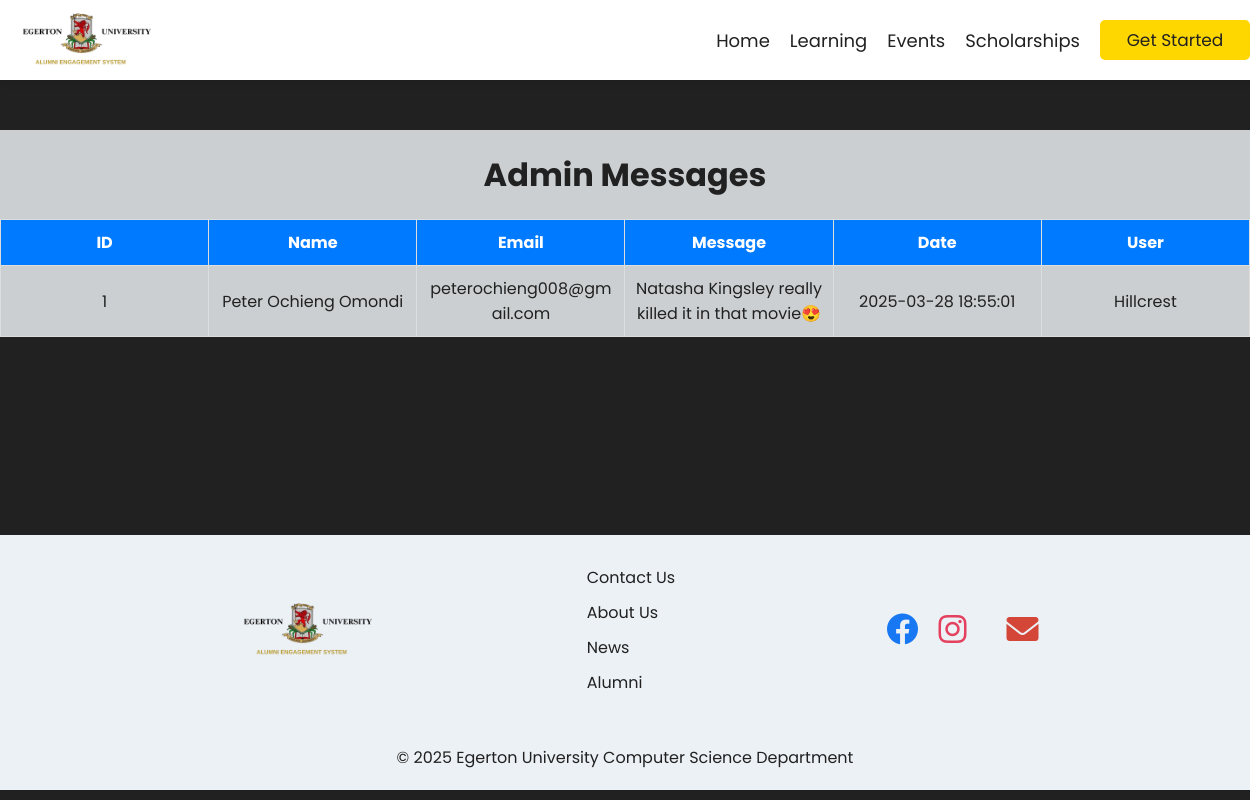
Page /view_messages on the committed database.
### website/models.py (models this page shows, shortened)
class Messages(db.Model):
    id = db.Column(db.Integer, primary_key=True)
    name = db.Column(db.String(100), nullable=False)
    email = db.Column(db.String(100), nullable=False)
    message = db.Column(db.Text, nullable=False)
    date_created = db.Column(db.DateTime, default=datetime.utcnow)
    user_id = db.Column(db.Integer, db.ForeignKey('user.id'), nullable=False)

class User(db.Model , UserMixin):
    id = db.Column(db.Integer, primary_key = True)
    username = db.Column(db.String(60))
    regno = db.Column(db.String(20))
    year_of_study = db.Column(db.Integer)
    email_address = db.Column(db.String(50))
    password_hash = db.Column(db.String(500))
    date_joined = db.Column(db.DateTime(), default  = datetime.utcnow)
    blogs = db.relationship('Blog', backref='author', lazy=True)
    messages = db.relationship('Messages', backref='author', lazy=True)

### website/admin.py (the view)
@admin.route('/view_messages')
def all_messages():
    messages = Messages.query.options(joinedload(Messages.author)).all()
    return render_template('all_messages.html', messages=messages)

### website/templates/all_messages.html (shortened to what this page needs)
{% extends 'base.html' %}
{% block body %}
<div class="container">
    <h1>Admin Messages</h1>
    <table class="table">
        <thead>
            <tr>
                <th>ID</th>
                <th>Name</th>
                <th>Email</th>
                <th>Message</th>
                <th>Date</th>
                <th>User</th>
            </tr>
        </thead>
        <tbody>
            {% for message in messages %}
            <tr>
                <td>{{ message.id }}</td>
                <td>{{ message.name }}</td>
                <td>{{ message.email }}</td>
                <td>{{ message.message }}</td>
                <td>{{ message.date_created.strftime('%Y-%m-%d %H:%M:%S') }}</td>
                <td> {{ message.author.username if message.author else 'Unknown' }} </td>
            </tr>
            {% endfor %}
        </tbody>
    </table>
</div>
{% endblock body%}

### website/static/src/input.css (style rules this page uses)
body { position: relative; color: #ffffff; box-sizing: border-box; font-family: 'Poppins', sans-serif; background-color: #212121; margin: 0; display: flex; flex-direction: column; min-height: 100vh; }
.container { background-color: #cccfd1; color: #212121; margin: 0; padding: 0; }
.container h1 { text-align: center; color: #212121; margin-bottom: 20px; }
.container { margin-top: 50px; text-align: center; }
table { width: 100%; border-collapse: collapse; margin-top: 20px; table-layout: fixed; }
table, th, td { border: 1px solid #ddd; padding: 10px; text-align: center; word-wrap: break-word; overflow-wrap: break-word; }
th { background: #007bff; color: white; }
td { max-width: 200px; white-space: normal; }

### rows in the picture
Messages: id "1", name "Peter Ochieng Omondi", email "peterochieng008@gmail.com", message "Natasha Kingsley really killed it in that movie😍", date_created "2025-03-28 18:55:01", author "Hillcrest"
